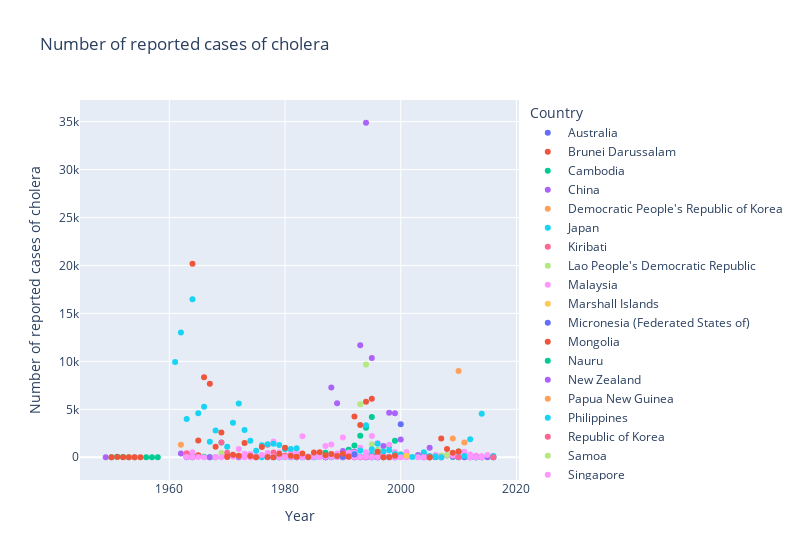
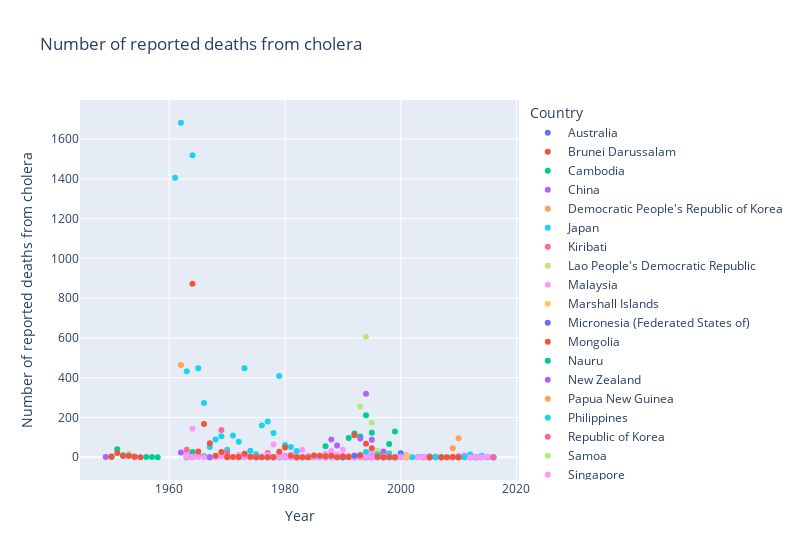
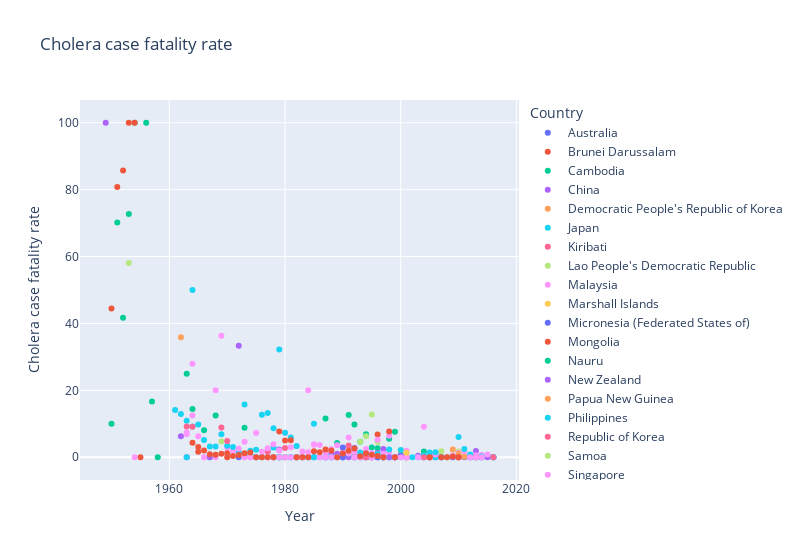

Here is the notebook cell these charts were saved with, in order:
### Markdown cell above
#### 2. Distribution of cases, deaths, and fatality rate over the years

### Code cell
for i in data_western.select_dtypes(include=np.number):
    
    if i != 'Year':
        fig = px.scatter(
            data_frame = data_western,
            x='Year',
            y=i,
            color='Country',
            width=800,
            title=i
        )

        fig.show()

### Figure 1 — Plotly figure (JSON) as saved in the notebook; plotly's stock layout.template omitted (floating-point values rounded to 4 significant figures)
{"data": [{"hovertemplate": "Country=Australia<br>Year=%{x}<br>Number of reported cases of cholera=%{y}<extra></extra>", "legendgroup": "Australia", "marker": {"color": "#636efa", "symbol": "circle"}, "mode": "markers", "name": "Australia", "orientation": "v", "showlegend": true, "type": "scatter", "x": [2016, 2014, 2013, 2012, 2011, 2010, 2007, 2006, 2005, 2004, 1999, 1997, 1996, 1995, 1994, 1993, 1992, 1988, 1987, 1985, 1984, 1983, 1982, 1981, 1980, 1979, 1978, 1977, 1972], "xaxis": "x", "y": [1, 2, 3, 5, 6, 3, 3, 3, 2, 2, 4, 2, 2, 5, 3, 5, 3, 1, 1, 2, 1, 4, 1, 2, 2, 1, 1, 2, 40], "yaxis": "y"}, {"hovertemplate": "Country=Brunei Darussalam<br>Year=%{x}<br>Number of reported cases of cholera=%{y}<extra></extra>", "legendgroup": "Brunei Darussalam", "marker": {"color": "#EF553B", "symbol": "circle"}, "mode": "markers", "name": "Brunei Darussalam", "orientation": "v", "showlegend": true, "type": "scatter", "x": [1999, 1982, 1970, 1965, 1955], "xaxis": "x", "y": [93, 6, 24, 198, 1], "yaxis": "y"}, {"hovertemplate": "Country=Cambodia<br>Year=%{x}<br>Number of reported cases of cholera=%{y}<extra></extra>", "legendgroup": "Cambodia", "marker": {"color": "#00cc96", "symbol": "circle"}, "mode": "markers", "name": "Cambodia", "orientation": "v", "showlegend": true, "type": "scatter", "x": [2010, 2009, 2004, 1999, 1998, 1997, 1996, 1995, 1994, 1993, 1992, 1991, 1990, 1989, 1988, 1987, 1975, 1974, 1973, 1968, 1967, 1966, 1964, 1963, 1958, 1957, 1956, 1954, 1953, 1952, 1951, 1950], "xaxis": "x", "y": [588, 39, 57, 1711, 1197, 155, 740, 4190, 3085, 2252, 1229, 770, 5, 47, 56, 474, 66, 145, 159, 8, 4, 62, 187, 52, 3, 6, 1, 2, 11, 24, 57, 10], "yaxis": "y"}, {"hovertemplate": "Country=China<br>Year=%{x}<br>Number of reported cases of cholera=%{y}<extra></extra>", "legendgroup": "China", "marker": {"color": "#ab63fa", "symbol": "circle"}, "mode": "markers", "name": "China", "orientation": "v", "showlegend": true, "type": "scatter", "x": [2016, 2015, 2014, 2013, 2012, 2010, 2009, 2008, 2007, 2006, 2005, 2004, 2003, 2001, 2000, 1999, 1998, 1997, 1996, 1995, 1994, 1993, 1992, 1991, 1990, 1989, 1988, 1987, 1980, 1979, 1967, 1963, 1962, 1949], "xaxis": "x", "y": [27, 13, 24, 53, 77, 157, 85, 174, 168, 161, 980, 244, 223, 140, 1846, 4589, 4642, 1177, 316, 10337, 34877, 11673, 583, 210, 644, 5628, 7267, 4, 88, 85, 1, 1, 384, 1], "yaxis": "y"}, {"hovertemplate": "Country=Democratic People's Republic of Korea<br>Year=%{x}<br>Number of reported cases of cholera=%{y}<extra></extra>", "legendgroup": "Democratic People's Republic of Korea", "marker": {"color": "#FFA15A", "symbol": "circle"}, "mode": "markers", "name": "Democratic People's Republic of Korea", "orientation": "v", "showlegend": true, "type": "scatter", "x": [1980], "xaxis": "x", "y": [170], "yaxis": "y"}, {"hovertemplate": "Country=Japan<br>Year=%{x}<br>Number of reported cases of cholera=%{y}<extra></extra>", "legendgroup": "Japan", "marker": {"color": "#19d3f3", "symbol": "circle"}, "mode": "markers", "name": "Japan", "orientation": "v", "showlegend": true, "type": "scatter", "x": [2016, 2014, 2013, 2012, 2007, 2006, 2005, 2004, 2003, 2002, 2000, 1999, 1998, 1997, 1996, 1995, 1994, 1993, 1992, 1991, 1990, 1989, 1988, 1987, 1986, 1985, 1984, 1983, 1982, 1981, 1980, 1979, 1978, 1977, 1976, 1975, 1964, 1963], "xaxis": "x", "y": [10, 5, 8, 3, 0, 34, 43, 66, 16, 27, 34, 40, 60, 89, 39, 321, 91, 89, 46, 90, 73, 95, 33, 34, 26, 36, 55, 35, 16, 19, 23, 11, 34, 52, 6, 3, 2, 16], "yaxis": "y"}, {"hovertemplate": "Country=Kiribati<br>Year=%{x}<br>Number of reported cases of cholera=%{y}<extra></extra>", "legendgroup": "Kiribati", "marker": {"color": "#FF6692", "symbol": "circle"}, "mode": "markers", "name": "Kiribati", "orientation": "v", "showlegend": true, "type": "scatter", "x": [1978, 1977], "xaxis": "x", "y": [494, 1307], "yaxis": "y"}, {"hovertemplate": "Country=Lao People's Democratic Republic<br>Year=%{x}<br>Number of reported cases of cholera=%{y}<extra></extra>", "legendgroup": "Lao People's Democratic Republic", "marker": {"color": "#B6E880", "symbol": "circle"}, "mode": "markers", "name": "Lao People's Democratic Republic", "orientation": "v", "showlegend": true, "type": "scatter", "x": [2010, 2008, 2007, 1996, 1995, 1994, 1993, 1969, 1953], "xaxis": "x", "y": [237, 201, 169, 720, 1365, 9660, 5521, 448, 31], "yaxis": "y"}, {"hovertemplate": "Country=Malaysia<br>Year=%{x}<br>Number of reported cases of cholera=%{y}<extra></extra>", "legendgroup": "Malaysia", "marker": {"color": "#FF97FF", "symbol": "circle"}, "mode": "markers", "name": "Malaysia", "orientation": "v", "showlegend": true, "type": "scatter", "x": [2015, 2014, 2013, 2012, 2011, 2010, 2009, 2007, 2006, 2004, 2001, 2000, 1999, 1998, 1997, 1996, 1995, 1994, 1993, 1992, 1991, 1990, 1989, 1988, 1987, 1986, 1985, 1984, 1983, 1982, 1981, 1980, 1979, 1978, 1977, 1976, 1975, 1974, 1973, 1972, 1971, 1970, 1968, 1966, 1965, 1964, 1963, 1954], "xaxis": "x", "y": [244, 134, 171, 282, 586, 443, 187, 0, 237, 16, 557, 124, 535, 1304, 389, 1486, 2209, 534, 995, 474, 506, 2071, 393, 1324, 1168, 55, 52, 67, 2195, 516, 469, 97, 502, 1635, 444, 246, 110, 349, 369, 864, 53, 106, 15, 5, 16, 512, 349, 1], "yaxis": "y"}, {"hovertemplate": "Country=Marshall Islands<br>Year=%{x}<br>Number of reported cases of cholera=%{y}<extra></extra>", "legendgroup": "Marshall Islands", "marker": {"color": "#FECB52", "symbol": "circle"}, "mode": "markers", "name": "Marshall Islands", "orientation": "v", "showlegend": true, "type": "scatter", "x": [2000], "xaxis": "x", "y": [300], "yaxis": "y"}, {"hovertemplate": "Country=Micronesia (Federated States of)<br>Year=%{x}<br>Number of reported cases of cholera=%{y}<extra></extra>", "legendgroup": "Micronesia (Federated States of)", "marker": {"color": "#636efa", "symbol": "circle"}, "mode": "markers", "name": "Micronesia (Federated States of)", "orientation": "v", "showlegend": true, "type": "scatter", "x": [2005, 2001, 2000, 1996, 1990], "xaxis": "x", "y": [0, 14, 3452, 1, 34], "yaxis": "y"}, {"hovertemplate": "Country=Mongolia<br>Year=%{x}<br>Number of reported cases of cholera=%{y}<extra></extra>", "legendgroup": "Mongolia", "marker": {"color": "#EF553B", "symbol": "circle"}, "mode": "markers", "name": "Mongolia", "orientation": "v", "showlegend": true, "type": "scatter", "x": [2005, 1996], "xaxis": "x", "y": [0, 177], "yaxis": "y"}, {"hovertemplate": "Country=Nauru<br>Year=%{x}<br>Number of reported cases of cholera=%{y}<extra></extra>", "legendgroup": "Nauru", "marker": {"color": "#00cc96", "symbol": "circle"}, "mode": "markers", "name": "Nauru", "orientation": "v", "showlegend": true, "type": "scatter", "x": [1979, 1978], "xaxis": "x", "y": [50, 38], "yaxis": "y"}, {"hovertemplate": "Country=New Zealand<br>Year=%{x}<br>Number of reported cases of cholera=%{y}<extra></extra>", "legendgroup": "New Zealand", "marker": {"color": "#ab63fa", "symbol": "circle"}, "mode": "markers", "name": "New Zealand", "orientation": "v", "showlegend": true, "type": "scatter", "x": [2005, 1999, 1998, 1995, 1994, 1990, 1987, 1972], "xaxis": "x", "y": [1, 1, 1, 2, 2, 5, 2, 3], "yaxis": "y"}, {"hovertemplate": "Country=Papua New Guinea<br>Year=%{x}<br>Number of reported cases of cholera=%{y}<extra></extra>", "legendgroup": "Papua New Guinea", "marker": {"color": "#FFA15A", "symbol": "circle"}, "mode": "markers", "name": "Papua New Guinea", "orientation": "v", "showlegend": true, "type": "scatter", "x": [2011, 2010, 2009, 2005, 1962], "xaxis": "x", "y": [1535, 8997, 1957, 0, 1293], "yaxis": "y"}, {"hovertemplate": "Country=Philippines<br>Year=%{x}<br>Number of reported cases of cholera=%{y}<extra></extra>", "legendgroup": "Philippines", "marker": {"color": "#19d3f3", "symbol": "circle"}, "mode": "markers", "name": "Philippines", "orientation": "v", "showlegend": true, "type": "scatter", "x": [2016, 2014, 2013, 2012, 2011, 2010, 2007, 2006, 2005, 2004, 2000, 1999, 1998, 1997, 1996, 1995, 1994, 1993, 1992, 1985, 1982, 1981, 1980, 1979, 1978, 1977, 1976, 1975, 1974, 1973, 1972, 1971, 1970, 1969, 1968, 1967, 1966, 1965, 1964, 1963, 1962, 1961], "xaxis": "x", "y": [124, 4547, 6, 1864, 120, 33, 0, 66, 139, 533, 275, 330, 729, 605, 1402, 847, 3340, 708, 345, 10, 930, 864, 836, 1268, 1408, 1363, 1258, 680, 1730, 2840, 5601, 3585, 1095, 1541, 2787, 1629, 5261, 4581, 16464, 3979, 13015, 9923], "yaxis": "y"}, {"hovertemplate": "Country=Republic of Korea<br>Year=%{x}<br>Number of reported cases of cholera=%{y}<extra></extra>", "legendgroup": "Republic of Korea", "marker": {"color": "#FF6692", "symbol": "circle"}, "mode": "markers", "name": "Republic of Korea", "orientation": "v", "showlegend": true, "type": "scatter", "x": [2016, 2013, 2010, 2004, 2001, 1997, 1995, 1994, 1993, 1992, 1991, 1980, 1970, 1969, 1964, 1963], "xaxis": "x", "y": [4, 3, 1, 10, 138, 10, 74, 34, 5, 6, 113, 145, 475, 1538, 11, 415], "yaxis": "y"}, {"hovertemplate": "Country=Samoa<br>Year=%{x}<br>Number of reported cases of cholera=%{y}<extra></extra>", "legendgroup": "Samoa", "marker": {"color": "#B6E880", "symbol": "circle"}, "mode": "markers", "name": "Samoa", "orientation": "v", "showlegend": true, "type": "scatter", "x": [1980], "xaxis": "x", "y": [1], "yaxis": "y"}, {"hovertemplate": "Country=Singapore<br>Year=%{x}<br>Number of reported cases of cholera=%{y}<extra></extra>", "legendgroup": "Singapore", "marker": {"color": "#FF97FF", "symbol": "circle"}, "mode": "markers", "name": "Singapore", "orientation": "v", "showlegend": true, "type": "scatter", "x": [2014, 2013, 2012, 2004, 2003, 2001, 2000, 1999, 1998, 1997, 1996, 1995, 1994, 1993, 1992, 1991, 1990, 1989, 1988, 1987, 1986, 1985, 1984, 1983, 1982, 1981, 1980, 1979, 1978, 1977, 1975, 1974, 1973, 1972, 1969, 1968, 1964, 1963], "xaxis": "x", "y": [2, 2, 2, 11, 1, 8, 10, 11, 31, 19, 19, 14, 41, 24, 17, 34, 26, 39, 19, 63, 27, 27, 40, 14, 31, 34, 18, 10, 83, 11, 10, 8, 1, 114, 11, 6, 24, 27], "yaxis": "y"}, {"hovertemplate": "Country=Tonga<br>Year=%{x}<br>Number of reported cases of cholera=%{y}<extra></extra>", "legendgroup": "Tonga", "marker": {"color": "#FECB52", "symbol": "circle"}, "mode": "markers", "name": "Tonga", "orientation": "v", "showlegend": true, "type": "scatter", "x": [2001], "xaxis": "x", "y": [145], "yaxis": "y"}, {"hovertemplate": "Country=Tuvalu<br>Year=%{x}<br>Number of reported cases of cholera=%{y}<extra></extra>", "legendgroup": "Tuvalu", "marker": {"color": "#636efa", "symbol": "circle"}, "mode": "markers", "name": "Tuvalu", "orientation": "v", "showlegend": true, "type": "scatter", "x": [1992, 1990], "xaxis": "x", "y": [293, 42], "yaxis": "y"}, {"hovertemplate": "Country=Viet Nam<br>Year=%{x}<br>Number of reported cases of cholera=%{y}<extra></extra>", "legendgroup": "Viet Nam", "marker": {"color": "#EF553B", "symbol": "circle"}, "mode": "markers", "name": "Viet Nam", "orientation": "v", "showlegend": true, "type": "scatter", "x": [2010, 2009, 2008, 2007, 2005, 1999, 1998, 1997, 1996, 1995, 1994, 1993, 1992, 1991, 1990, 1989, 1988, 1987, 1986, 1985, 1984, 1983, 1982, 1981, 1980, 1979, 1978, 1977, 1976, 1975, 1974, 1973, 1972, 1971, 1970, 1969, 1968, 1967, 1966, 1965, 1964, 1954, 1953, 1952, 1951, 1950], "xaxis": "x", "y": [606, 471, 853, 1946, 0, 169, 13, 4, 566, 6088, 5776, 3361, 4260, 52, 358, 143, 343, 216, 525, 502, 22, 392, 57, 157, 978, 365, 2, 32, 1068, 5, 139, 1495, 146, 270, 82, 2573, 1097, 7664, 8353, 1738, 20186, 3, 7, 7, 26, 9], "yaxis": "y"}], "layout": {"legend": {"title": {"text": "Country"}, "tracegroupgap": 0}, "title": {"text": "Number of reported cases of cholera"}, "width": 800, "xaxis": {"anchor": "y", "domain": [0, 1], "title": {"text": "Year"}}, "yaxis": {"anchor": "x", "domain": [0, 1], "title": {"text": "Number of reported cases of cholera"}}}}

### Figure 2 — Plotly figure (JSON) as saved in the notebook; plotly's stock layout.template omitted (floating-point values rounded to 4 significant figures)
{"data": [{"hovertemplate": "Country=Australia<br>Year=%{x}<br>Number of reported deaths from cholera=%{y}<extra></extra>", "legendgroup": "Australia", "marker": {"color": "#636efa", "symbol": "circle"}, "mode": "markers", "name": "Australia", "orientation": "v", "showlegend": true, "type": "scatter", "x": [2016, 2014, 2013, 2012, 2011, 2010, 2007, 2006, 2005, 2004, 1999, 1997, 1996, 1995, 1994, 1993, 1992, 1988, 1987, 1985, 1984, 1983, 1982, 1981, 1980, 1979, 1978, 1977, 1972], "xaxis": "x", "y": [0, 0, 0, 0, 0, 0, 0, 0, 0, 0, 0, 0, 0, 0, 0, 0, 0, 0, 0, 0, 0, 0, 0, 0, 0, 0, 0, 0, 0], "yaxis": "y"}, {"hovertemplate": "Country=Brunei Darussalam<br>Year=%{x}<br>Number of reported deaths from cholera=%{y}<extra></extra>", "legendgroup": "Brunei Darussalam", "marker": {"color": "#EF553B", "symbol": "circle"}, "mode": "markers", "name": "Brunei Darussalam", "orientation": "v", "showlegend": true, "type": "scatter", "x": [1999, 1982, 1970, 1965, 1955], "xaxis": "x", "y": [0, 0, 0, 6, 0], "yaxis": "y"}, {"hovertemplate": "Country=Cambodia<br>Year=%{x}<br>Number of reported deaths from cholera=%{y}<extra></extra>", "legendgroup": "Cambodia", "marker": {"color": "#00cc96", "symbol": "circle"}, "mode": "markers", "name": "Cambodia", "orientation": "v", "showlegend": true, "type": "scatter", "x": [2010, 2009, 2004, 1999, 1998, 1997, 1996, 1995, 1994, 1993, 1992, 1991, 1990, 1989, 1988, 1987, 1975, 1974, 1973, 1968, 1967, 1966, 1964, 1963, 1958, 1957, 1956, 1954, 1953, 1952, 1951, 1950], "xaxis": "x", "y": [1, 0, 1, 130, 66, 0, 20, 123, 211, 104, 120, 97, 0, 2, 0, 55, 0, 1, 14, 1, 0, 5, 27, 13, 0, 1, 1, 2, 8, 10, 40, 1], "yaxis": "y"}, {"hovertemplate": "Country=China<br>Year=%{x}<br>Number of reported deaths from cholera=%{y}<extra></extra>", "legendgroup": "China", "marker": {"color": "#ab63fa", "symbol": "circle"}, "mode": "markers", "name": "China", "orientation": "v", "showlegend": true, "type": "scatter", "x": [2016, 2015, 2014, 2013, 2012, 2010, 2009, 2008, 2007, 2006, 2005, 2004, 2003, 2001, 2000, 1999, 1998, 1997, 1996, 1995, 1994, 1993, 1992, 1991, 1990, 1989, 1988, 1987, 1980, 1979, 1967, 1963, 1962, 1949], "xaxis": "x", "y": [0, 0, 0, 1, 0, 0, 0, 0, 0, 2, 4, 1, 1, 0, 3, 0, 0, 29, 4, 88, 319, 94, 1, 0, 5, 59, 89, 0, 0, 2, 0, 0, 24, 1], "yaxis": "y"}, {"hovertemplate": "Country=Democratic People's Republic of Korea<br>Year=%{x}<br>Number of reported deaths from cholera=%{y}<extra></extra>", "legendgroup": "Democratic People's Republic of Korea", "marker": {"color": "#FFA15A", "symbol": "circle"}, "mode": "markers", "name": "Democratic People's Republic of Korea", "orientation": "v", "showlegend": true, "type": "scatter", "x": [1980], "xaxis": "x", "y": [0], "yaxis": "y"}, {"hovertemplate": "Country=Japan<br>Year=%{x}<br>Number of reported deaths from cholera=%{y}<extra></extra>", "legendgroup": "Japan", "marker": {"color": "#19d3f3", "symbol": "circle"}, "mode": "markers", "name": "Japan", "orientation": "v", "showlegend": true, "type": "scatter", "x": [2016, 2014, 2013, 2012, 2007, 2006, 2005, 2004, 2003, 2002, 2000, 1999, 1998, 1997, 1996, 1995, 1994, 1993, 1992, 1991, 1990, 1989, 1988, 1987, 1986, 1985, 1984, 1983, 1982, 1981, 1980, 1979, 1978, 1977, 1976, 1975, 1964, 1963], "xaxis": "x", "y": [0, 0, 0, 0, 0, 0, 0, 0, 0, 0, 0, 0, 0, 0, 0, 1, 0, 0, 0, 1, 0, 0, 0, 0, 0, 0, 0, 0, 0, 0, 0, 0, 1, 1, 0, 0, 1, 0], "yaxis": "y"}, {"hovertemplate": "Country=Kiribati<br>Year=%{x}<br>Number of reported deaths from cholera=%{y}<extra></extra>", "legendgroup": "Kiribati", "marker": {"color": "#FF6692", "symbol": "circle"}, "mode": "markers", "name": "Kiribati", "orientation": "v", "showlegend": true, "type": "scatter", "x": [1978, 1977], "xaxis": "x", "y": [0, 21], "yaxis": "y"}, {"hovertemplate": "Country=Lao People's Democratic Republic<br>Year=%{x}<br>Number of reported deaths from cholera=%{y}<extra></extra>", "legendgroup": "Lao People's Democratic Republic", "marker": {"color": "#B6E880", "symbol": "circle"}, "mode": "markers", "name": "Lao People's Democratic Republic", "orientation": "v", "showlegend": true, "type": "scatter", "x": [2010, 2008, 2007, 1996, 1995, 1994, 1993, 1969, 1953], "xaxis": "x", "y": [4, 0, 3, 33, 174, 606, 255, 21, 18], "yaxis": "y"}, {"hovertemplate": "Country=Malaysia<br>Year=%{x}<br>Number of reported deaths from cholera=%{y}<extra></extra>", "legendgroup": "Malaysia", "marker": {"color": "#FF97FF", "symbol": "circle"}, "mode": "markers", "name": "Malaysia", "orientation": "v", "showlegend": true, "type": "scatter", "x": [2015, 2014, 2013, 2012, 2011, 2010, 2009, 2007, 2006, 2004, 2001, 2000, 1999, 1998, 1997, 1996, 1995, 1994, 1993, 1992, 1991, 1990, 1989, 1988, 1987, 1986, 1985, 1984, 1983, 1982, 1981, 1980, 1979, 1978, 1977, 1976, 1975, 1974, 1973, 1972, 1971, 1970, 1968, 1966, 1965, 1964, 1963, 1954], "xaxis": "x", "y": [2, 1, 1, 1, 10, 6, 1, 0, 2, 0, 11, 1, 0, 19, 4, 0, 27, 0, 13, 8, 6, 38, 14, 32, 18, 2, 2, 1, 38, 17, 14, 7, 10, 64, 12, 4, 8, 0, 17, 11, 1, 3, 3, 0, 1, 143, 24, 0], "yaxis": "y"}, {"hovertemplate": "Country=Marshall Islands<br>Year=%{x}<br>Number of reported deaths from cholera=%{y}<extra></extra>", "legendgroup": "Marshall Islands", "marker": {"color": "#FECB52", "symbol": "circle"}, "mode": "markers", "name": "Marshall Islands", "orientation": "v", "showlegend": true, "type": "scatter", "x": [2000], "xaxis": "x", "y": [6], "yaxis": "y"}, {"hovertemplate": "Country=Micronesia (Federated States of)<br>Year=%{x}<br>Number of reported deaths from cholera=%{y}<extra></extra>", "legendgroup": "Micronesia (Federated States of)", "marker": {"color": "#636efa", "symbol": "circle"}, "mode": "markers", "name": "Micronesia (Federated States of)", "orientation": "v", "showlegend": true, "type": "scatter", "x": [2005, 2001, 2000, 1996, 1990], "xaxis": "x", "y": [0, 0, 20, 0, 1], "yaxis": "y"}, {"hovertemplate": "Country=Mongolia<br>Year=%{x}<br>Number of reported deaths from cholera=%{y}<extra></extra>", "legendgroup": "Mongolia", "marker": {"color": "#EF553B", "symbol": "circle"}, "mode": "markers", "name": "Mongolia", "orientation": "v", "showlegend": true, "type": "scatter", "x": [2005, 1996], "xaxis": "x", "y": [0, 12], "yaxis": "y"}, {"hovertemplate": "Country=Nauru<br>Year=%{x}<br>Number of reported deaths from cholera=%{y}<extra></extra>", "legendgroup": "Nauru", "marker": {"color": "#00cc96", "symbol": "circle"}, "mode": "markers", "name": "Nauru", "orientation": "v", "showlegend": true, "type": "scatter", "x": [1979, 1978], "xaxis": "x", "y": [0, 0], "yaxis": "y"}, {"hovertemplate": "Country=New Zealand<br>Year=%{x}<br>Number of reported deaths from cholera=%{y}<extra></extra>", "legendgroup": "New Zealand", "marker": {"color": "#ab63fa", "symbol": "circle"}, "mode": "markers", "name": "New Zealand", "orientation": "v", "showlegend": true, "type": "scatter", "x": [2005, 1999, 1998, 1995, 1994, 1990, 1987, 1972], "xaxis": "x", "y": [0, 0, 0, 0, 0, 0, 0, 1], "yaxis": "y"}, {"hovertemplate": "Country=Papua New Guinea<br>Year=%{x}<br>Number of reported deaths from cholera=%{y}<extra></extra>", "legendgroup": "Papua New Guinea", "marker": {"color": "#FFA15A", "symbol": "circle"}, "mode": "markers", "name": "Papua New Guinea", "orientation": "v", "showlegend": true, "type": "scatter", "x": [2011, 2010, 2009, 2005, 1962], "xaxis": "x", "y": [2, 95, 45, 0, 464], "yaxis": "y"}, {"hovertemplate": "Country=Philippines<br>Year=%{x}<br>Number of reported deaths from cholera=%{y}<extra></extra>", "legendgroup": "Philippines", "marker": {"color": "#19d3f3", "symbol": "circle"}, "mode": "markers", "name": "Philippines", "orientation": "v", "showlegend": true, "type": "scatter", "x": [2016, 2014, 2013, 2012, 2011, 2010, 2007, 2006, 2005, 2004, 2000, 1999, 1998, 1997, 1996, 1995, 1994, 1993, 1992, 1985, 1982, 1981, 1980, 1979, 1978, 1977, 1976, 1975, 1974, 1973, 1972, 1971, 1970, 1969, 1968, 1967, 1966, 1965, 1964, 1963, 1962, 1961], "xaxis": "x", "y": [0, 8, 0, 14, 3, 2, 0, 1, 2, 3, 6, 0, 17, 0, 14, 4, 27, 10, 0, 1, 31, 51, 61, 408, 122, 180, 160, 15, 33, 447, 78, 109, 38, 106, 89, 52, 273, 448, 1518, 433, 1682, 1405], "yaxis": "y"}, {"hovertemplate": "Country=Republic of Korea<br>Year=%{x}<br>Number of reported deaths from cholera=%{y}<extra></extra>", "legendgroup": "Republic of Korea", "marker": {"color": "#FF6692", "symbol": "circle"}, "mode": "markers", "name": "Republic of Korea", "orientation": "v", "showlegend": true, "type": "scatter", "x": [2016, 2013, 2010, 2004, 2001, 1997, 1995, 1994, 1993, 1992, 1991, 1980, 1970, 1969, 1964, 1963], "xaxis": "x", "y": [0, 0, 0, 0, 0, 0, 0, 0, 0, 0, 4, 4, 23, 137, 1, 38], "yaxis": "y"}, {"hovertemplate": "Country=Samoa<br>Year=%{x}<br>Number of reported deaths from cholera=%{y}<extra></extra>", "legendgroup": "Samoa", "marker": {"color": "#B6E880", "symbol": "circle"}, "mode": "markers", "name": "Samoa", "orientation": "v", "showlegend": true, "type": "scatter", "x": [1980], "xaxis": "x", "y": [0], "yaxis": "y"}, {"hovertemplate": "Country=Singapore<br>Year=%{x}<br>Number of reported deaths from cholera=%{y}<extra></extra>", "legendgroup": "Singapore", "marker": {"color": "#FF97FF", "symbol": "circle"}, "mode": "markers", "name": "Singapore", "orientation": "v", "showlegend": true, "type": "scatter", "x": [2014, 2013, 2012, 2004, 2003, 2001, 2000, 1999, 1998, 1997, 1996, 1995, 1994, 1993, 1992, 1991, 1990, 1989, 1988, 1987, 1986, 1985, 1984, 1983, 1982, 1981, 1980, 1979, 1978, 1977, 1975, 1974, 1973, 1972, 1969, 1968, 1964, 1963], "xaxis": "x", "y": [0, 0, 0, 1, 0, 0, 0, 0, 2, 0, 1, 0, 1, 0, 0, 2, 0, 0, 0, 0, 0, 1, 8, 0, 0, 0, 0, 0, 0, 0, 0, 0, 0, 3, 4, 0, 3, 2], "yaxis": "y"}, {"hovertemplate": "Country=Tonga<br>Year=%{x}<br>Number of reported deaths from cholera=%{y}<extra></extra>", "legendgroup": "Tonga", "marker": {"color": "#FECB52", "symbol": "circle"}, "mode": "markers", "name": "Tonga", "orientation": "v", "showlegend": true, "type": "scatter", "x": [2001], "xaxis": "x", "y": [2], "yaxis": "y"}, {"hovertemplate": "Country=Tuvalu<br>Year=%{x}<br>Number of reported deaths from cholera=%{y}<extra></extra>", "legendgroup": "Tuvalu", "marker": {"color": "#636efa", "symbol": "circle"}, "mode": "markers", "name": "Tuvalu", "orientation": "v", "showlegend": true, "type": "scatter", "x": [1992, 1990], "xaxis": "x", "y": [8, 0], "yaxis": "y"}, {"hovertemplate": "Country=Viet Nam<br>Year=%{x}<br>Number of reported deaths from cholera=%{y}<extra></extra>", "legendgroup": "Viet Nam", "marker": {"color": "#EF553B", "symbol": "circle"}, "mode": "markers", "name": "Viet Nam", "orientation": "v", "showlegend": true, "type": "scatter", "x": [2010, 2009, 2008, 2007, 2005, 1999, 1998, 1997, 1996, 1995, 1994, 1993, 1992, 1991, 1990, 1989, 1988, 1987, 1986, 1985, 1984, 1983, 1982, 1981, 1980, 1979, 1978, 1977, 1976, 1975, 1974, 1973, 1972, 1971, 1970, 1969, 1968, 1967, 1966, 1965, 1964, 1954, 1953, 1952, 1951, 1950], "xaxis": "x", "y": [0, 1, 0, 0, 0, 0, 1, 0, 2, 45, 68, 9, 110, 1, 4, 0, 7, 5, 8, 9, 0, 0, 0, 8, 49, 28, 0, 0, 0, 0, 2, 18, 1, 1, 1, 26, 8, 71, 167, 29, 872, 3, 7, 6, 21, 4], "yaxis": "y"}], "layout": {"legend": {"title": {"text": "Country"}, "tracegroupgap": 0}, "title": {"text": "Number of reported deaths from cholera"}, "width": 800, "xaxis": {"anchor": "y", "domain": [0, 1], "title": {"text": "Year"}}, "yaxis": {"anchor": "x", "domain": [0, 1], "title": {"text": "Number of reported deaths from cholera"}}}}

### Figure 3 — Plotly figure (JSON) as saved in the notebook; plotly's stock layout.template omitted (floating-point values rounded to 4 significant figures)
{"data": [{"hovertemplate": "Country=Australia<br>Year=%{x}<br>Cholera case fatality rate=%{y}<extra></extra>", "legendgroup": "Australia", "marker": {"color": "#636efa", "symbol": "circle"}, "mode": "markers", "name": "Australia", "orientation": "v", "showlegend": true, "type": "scatter", "x": [2016, 2014, 2013, 2012, 2011, 2010, 2007, 2006, 2005, 2004, 1999, 1997, 1996, 1995, 1994, 1993, 1992, 1988, 1987, 1985, 1984, 1983, 1982, 1981, 1980, 1979, 1978, 1977, 1972], "xaxis": "x", "y": [0, 0, 0, 0, 0, 0, 0, 0, 0, 0, 0, 0, 0, 0, 0, 0, 0, 0, 0, 0, 0, 0, 0, 0, 0, 0, 0, 0, 0], "yaxis": "y"}, {"hovertemplate": "Country=Brunei Darussalam<br>Year=%{x}<br>Cholera case fatality rate=%{y}<extra></extra>", "legendgroup": "Brunei Darussalam", "marker": {"color": "#EF553B", "symbol": "circle"}, "mode": "markers", "name": "Brunei Darussalam", "orientation": "v", "showlegend": true, "type": "scatter", "x": [1999, 1982, 1970, 1965, 1955], "xaxis": "x", "y": [0, 0, 0, 3.03, 0], "yaxis": "y"}, {"hovertemplate": "Country=Cambodia<br>Year=%{x}<br>Cholera case fatality rate=%{y}<extra></extra>", "legendgroup": "Cambodia", "marker": {"color": "#00cc96", "symbol": "circle"}, "mode": "markers", "name": "Cambodia", "orientation": "v", "showlegend": true, "type": "scatter", "x": [2010, 2009, 2004, 1999, 1998, 1997, 1996, 1995, 1994, 1993, 1992, 1991, 1990, 1989, 1988, 1987, 1975, 1974, 1973, 1968, 1967, 1966, 1964, 1963, 1958, 1957, 1956, 1954, 1953, 1952, 1951, 1950], "xaxis": "x", "y": [0.17, 0, 1.75, 7.6, 5.51, 0, 2.7, 2.94, 6.84, 4.62, 9.76, 12.6, 0, 4.26, 0, 11.6, 0, 0.69, 8.81, 12.5, 0, 8.06, 14.44, 25, 0, 16.67, 100, 100, 72.73, 41.67, 70.18, 10], "yaxis": "y"}, {"hovertemplate": "Country=China<br>Year=%{x}<br>Cholera case fatality rate=%{y}<extra></extra>", "legendgroup": "China", "marker": {"color": "#ab63fa", "symbol": "circle"}, "mode": "markers", "name": "China", "orientation": "v", "showlegend": true, "type": "scatter", "x": [2016, 2015, 2014, 2013, 2012, 2010, 2009, 2008, 2007, 2006, 2005, 2004, 2003, 2001, 2000, 1999, 1998, 1997, 1996, 1995, 1994, 1993, 1992, 1991, 1990, 1989, 1988, 1987, 1980, 1979, 1967, 1963, 1962, 1949], "xaxis": "x", "y": [0, 0, 0, 1.89, 0, 0, 0, 0, 0, 1.24, 0.41, 0.41, 0.45, 0, 0.16, 0, 0, 2.46, 1.27, 0.85, 0.91, 0.81, 0.17, 0, 0.78, 1.05, 1.22, 0, 0, 2.35, 0, 0, 6.25, 100], "yaxis": "y"}, {"hovertemplate": "Country=Democratic People's Republic of Korea<br>Year=%{x}<br>Cholera case fatality rate=%{y}<extra></extra>", "legendgroup": "Democratic People's Republic of Korea", "marker": {"color": "#FFA15A", "symbol": "circle"}, "mode": "markers", "name": "Democratic People's Republic of Korea", "orientation": "v", "showlegend": true, "type": "scatter", "x": [1980], "xaxis": "x", "y": [0], "yaxis": "y"}, {"hovertemplate": "Country=Japan<br>Year=%{x}<br>Cholera case fatality rate=%{y}<extra></extra>", "legendgroup": "Japan", "marker": {"color": "#19d3f3", "symbol": "circle"}, "mode": "markers", "name": "Japan", "orientation": "v", "showlegend": true, "type": "scatter", "x": [2016, 2014, 2013, 2012, 2007, 2006, 2005, 2004, 2003, 2002, 2000, 1999, 1998, 1997, 1996, 1995, 1994, 1993, 1992, 1991, 1990, 1989, 1988, 1987, 1986, 1985, 1984, 1983, 1982, 1981, 1980, 1979, 1978, 1977, 1976, 1975, 1964, 1963], "xaxis": "x", "y": [0, 0, 0, 0, 0, 0, 0, 0, 0, 0, 0, 0, 0, 0, 0, 0.31, 0, 0, 0, 1.11, 0, 0, 0, 0, 0, 0, 0, 0, 0, 0, 0, 0, 2.94, 1.92, 0, 0, 50, 0], "yaxis": "y"}, {"hovertemplate": "Country=Kiribati<br>Year=%{x}<br>Cholera case fatality rate=%{y}<extra></extra>", "legendgroup": "Kiribati", "marker": {"color": "#FF6692", "symbol": "circle"}, "mode": "markers", "name": "Kiribati", "orientation": "v", "showlegend": true, "type": "scatter", "x": [1978, 1977], "xaxis": "x", "y": [0, 1.61], "yaxis": "y"}, {"hovertemplate": "Country=Lao People's Democratic Republic<br>Year=%{x}<br>Cholera case fatality rate=%{y}<extra></extra>", "legendgroup": "Lao People's Democratic Republic", "marker": {"color": "#B6E880", "symbol": "circle"}, "mode": "markers", "name": "Lao People's Democratic Republic", "orientation": "v", "showlegend": true, "type": "scatter", "x": [2010, 2008, 2007, 1996, 1995, 1994, 1993, 1969, 1953], "xaxis": "x", "y": [1.69, 0, 1.78, 4.58, 12.75, 6.27, 4.62, 4.69, 58.06], "yaxis": "y"}, {"hovertemplate": "Country=Malaysia<br>Year=%{x}<br>Cholera case fatality rate=%{y}<extra></extra>", "legendgroup": "Malaysia", "marker": {"color": "#FF97FF", "symbol": "circle"}, "mode": "markers", "name": "Malaysia", "orientation": "v", "showlegend": true, "type": "scatter", "x": [2015, 2014, 2013, 2012, 2011, 2010, 2009, 2007, 2006, 2004, 2001, 2000, 1999, 1998, 1997, 1996, 1995, 1994, 1993, 1992, 1991, 1990, 1989, 1988, 1987, 1986, 1985, 1984, 1983, 1982, 1981, 1980, 1979, 1978, 1977, 1976, 1975, 1974, 1973, 1972, 1971, 1970, 1968, 1966, 1965, 1964, 1963, 1954], "xaxis": "x", "y": [0.8, 0.7, 0.58, 0.4, 1.71, 1.35, 0.53, 0, 0.84, 0, 1.97, 0.81, 0, 1.46, 1.03, 0, 1.22, 0, 1.31, 1.69, 1.19, 1.83, 3.56, 2.42, 1.54, 3.64, 3.85, 1.49, 1.73, 3.29, 2.99, 7.22, 1.99, 3.91, 2.7, 1.63, 7.27, 0, 4.61, 1.27, 1.89, 2.83, 20, 0, 6.25, 27.93, 6.88, 0], "yaxis": "y"}, {"hovertemplate": "Country=Marshall Islands<br>Year=%{x}<br>Cholera case fatality rate=%{y}<extra></extra>", "legendgroup": "Marshall Islands", "marker": {"color": "#FECB52", "symbol": "circle"}, "mode": "markers", "name": "Marshall Islands", "orientation": "v", "showlegend": true, "type": "scatter", "x": [2000], "xaxis": "x", "y": [2], "yaxis": "y"}, {"hovertemplate": "Country=Micronesia (Federated States of)<br>Year=%{x}<br>Cholera case fatality rate=%{y}<extra></extra>", "legendgroup": "Micronesia (Federated States of)", "marker": {"color": "#636efa", "symbol": "circle"}, "mode": "markers", "name": "Micronesia (Federated States of)", "orientation": "v", "showlegend": true, "type": "scatter", "x": [2005, 2001, 2000, 1996, 1990], "xaxis": "x", "y": [0, 0, 0.58, 0, 2.94], "yaxis": "y"}, {"hovertemplate": "Country=Mongolia<br>Year=%{x}<br>Cholera case fatality rate=%{y}<extra></extra>", "legendgroup": "Mongolia", "marker": {"color": "#EF553B", "symbol": "circle"}, "mode": "markers", "name": "Mongolia", "orientation": "v", "showlegend": true, "type": "scatter", "x": [2005, 1996], "xaxis": "x", "y": [0, 6.78], "yaxis": "y"}, {"hovertemplate": "Country=Nauru<br>Year=%{x}<br>Cholera case fatality rate=%{y}<extra></extra>", "legendgroup": "Nauru", "marker": {"color": "#00cc96", "symbol": "circle"}, "mode": "markers", "name": "Nauru", "orientation": "v", "showlegend": true, "type": "scatter", "x": [1979, 1978], "xaxis": "x", "y": [0, 0], "yaxis": "y"}, {"hovertemplate": "Country=New Zealand<br>Year=%{x}<br>Cholera case fatality rate=%{y}<extra></extra>", "legendgroup": "New Zealand", "marker": {"color": "#ab63fa", "symbol": "circle"}, "mode": "markers", "name": "New Zealand", "orientation": "v", "showlegend": true, "type": "scatter", "x": [2005, 1999, 1998, 1995, 1994, 1990, 1987, 1972], "xaxis": "x", "y": [0, 0, 0, 0, 0, 0, 0, 33.33], "yaxis": "y"}, {"hovertemplate": "Country=Papua New Guinea<br>Year=%{x}<br>Cholera case fatality rate=%{y}<extra></extra>", "legendgroup": "Papua New Guinea", "marker": {"color": "#FFA15A", "symbol": "circle"}, "mode": "markers", "name": "Papua New Guinea", "orientation": "v", "showlegend": true, "type": "scatter", "x": [2011, 2010, 2009, 2005, 1962], "xaxis": "x", "y": [0.13, 1.06, 2.3, 0, 35.89], "yaxis": "y"}, {"hovertemplate": "Country=Philippines<br>Year=%{x}<br>Cholera case fatality rate=%{y}<extra></extra>", "legendgroup": "Philippines", "marker": {"color": "#19d3f3", "symbol": "circle"}, "mode": "markers", "name": "Philippines", "orientation": "v", "showlegend": true, "type": "scatter", "x": [2016, 2014, 2013, 2012, 2011, 2010, 2007, 2006, 2005, 2004, 2000, 1999, 1998, 1997, 1996, 1995, 1994, 1993, 1992, 1985, 1982, 1981, 1980, 1979, 1978, 1977, 1976, 1975, 1974, 1973, 1972, 1971, 1970, 1969, 1968, 1967, 1966, 1965, 1964, 1963, 1962, 1961], "xaxis": "x", "y": [0, 0.2, 0, 0.8, 2.5, 6.06, 0, 1.5, 1.44, 0.56, 2.18, 0, 2.33, 0, 1, 0.47, 0.81, 1.41, 0, 10, 3.33, 5.9, 7.3, 32.18, 8.66, 13.21, 12.72, 2.21, 1.91, 15.74, 1.39, 3.04, 3.47, 6.88, 3.19, 3.19, 5.19, 9.78, 9.22, 10.88, 12.92, 14.16], "yaxis": "y"}, {"hovertemplate": "Country=Republic of Korea<br>Year=%{x}<br>Cholera case fatality rate=%{y}<extra></extra>", "legendgroup": "Republic of Korea", "marker": {"color": "#FF6692", "symbol": "circle"}, "mode": "markers", "name": "Republic of Korea", "orientation": "v", "showlegend": true, "type": "scatter", "x": [2016, 2013, 2010, 2004, 2001, 1997, 1995, 1994, 1993, 1992, 1991, 1980, 1970, 1969, 1964, 1963], "xaxis": "x", "y": [0, 0, 0, 0, 0, 0, 0, 0, 0, 0, 3.54, 2.76, 4.84, 8.91, 9.09, 9.16], "yaxis": "y"}, {"hovertemplate": "Country=Samoa<br>Year=%{x}<br>Cholera case fatality rate=%{y}<extra></extra>", "legendgroup": "Samoa", "marker": {"color": "#B6E880", "symbol": "circle"}, "mode": "markers", "name": "Samoa", "orientation": "v", "showlegend": true, "type": "scatter", "x": [1980], "xaxis": "x", "y": [0], "yaxis": "y"}, {"hovertemplate": "Country=Singapore<br>Year=%{x}<br>Cholera case fatality rate=%{y}<extra></extra>", "legendgroup": "Singapore", "marker": {"color": "#FF97FF", "symbol": "circle"}, "mode": "markers", "name": "Singapore", "orientation": "v", "showlegend": true, "type": "scatter", "x": [2014, 2013, 2012, 2004, 2003, 2001, 2000, 1999, 1998, 1997, 1996, 1995, 1994, 1993, 1992, 1991, 1990, 1989, 1988, 1987, 1986, 1985, 1984, 1983, 1982, 1981, 1980, 1979, 1978, 1977, 1975, 1974, 1973, 1972, 1969, 1968, 1964, 1963], "xaxis": "x", "y": [0, 0, 0, 9.09, 0, 0, 0, 0, 6.45, 0, 5.26, 0, 2.44, 0, 0, 5.88, 0, 0, 0, 0, 0, 3.7, 20, 0, 0, 0, 0, 0, 0, 0, 0, 0, 0, 2.63, 36.36, 0, 12.5, 7.41], "yaxis": "y"}, {"hovertemplate": "Country=Tonga<br>Year=%{x}<br>Cholera case fatality rate=%{y}<extra></extra>", "legendgroup": "Tonga", "marker": {"color": "#FECB52", "symbol": "circle"}, "mode": "markers", "name": "Tonga", "orientation": "v", "showlegend": true, "type": "scatter", "x": [2001], "xaxis": "x", "y": [1.38], "yaxis": "y"}, {"hovertemplate": "Country=Tuvalu<br>Year=%{x}<br>Cholera case fatality rate=%{y}<extra></extra>", "legendgroup": "Tuvalu", "marker": {"color": "#636efa", "symbol": "circle"}, "mode": "markers", "name": "Tuvalu", "orientation": "v", "showlegend": true, "type": "scatter", "x": [1992, 1990], "xaxis": "x", "y": [2.73, 0], "yaxis": "y"}, {"hovertemplate": "Country=Viet Nam<br>Year=%{x}<br>Cholera case fatality rate=%{y}<extra></extra>", "legendgroup": "Viet Nam", "marker": {"color": "#EF553B", "symbol": "circle"}, "mode": "markers", "name": "Viet Nam", "orientation": "v", "showlegend": true, "type": "scatter", "x": [2010, 2009, 2008, 2007, 2005, 1999, 1998, 1997, 1996, 1995, 1994, 1993, 1992, 1991, 1990, 1989, 1988, 1987, 1986, 1985, 1984, 1983, 1982, 1981, 1980, 1979, 1978, 1977, 1976, 1975, 1974, 1973, 1972, 1971, 1970, 1969, 1968, 1967, 1966, 1965, 1964, 1954, 1953, 1952, 1951, 1950], "xaxis": "x", "y": [0, 0.21, 0, 0, 0, 0, 7.69, 0, 0.35, 0.74, 1.18, 0.27, 2.58, 1.92, 1.12, 0, 2.04, 2.31, 1.52, 1.79, 0, 0, 0, 5.1, 5.01, 7.67, 0, 0, 0, 0, 1.44, 1.2, 0.68, 0.37, 1.22, 1.01, 0.73, 0.93, 2, 1.67, 4.32, 100, 100, 85.71, 80.77, 44.44], "yaxis": "y"}], "layout": {"legend": {"title": {"text": "Country"}, "tracegroupgap": 0}, "title": {"text": "Cholera case fatality rate"}, "width": 800, "xaxis": {"anchor": "y", "domain": [0, 1], "title": {"text": "Year"}}, "yaxis": {"anchor": "x", "domain": [0, 1], "title": {"text": "Cholera case fatality rate"}}}}
